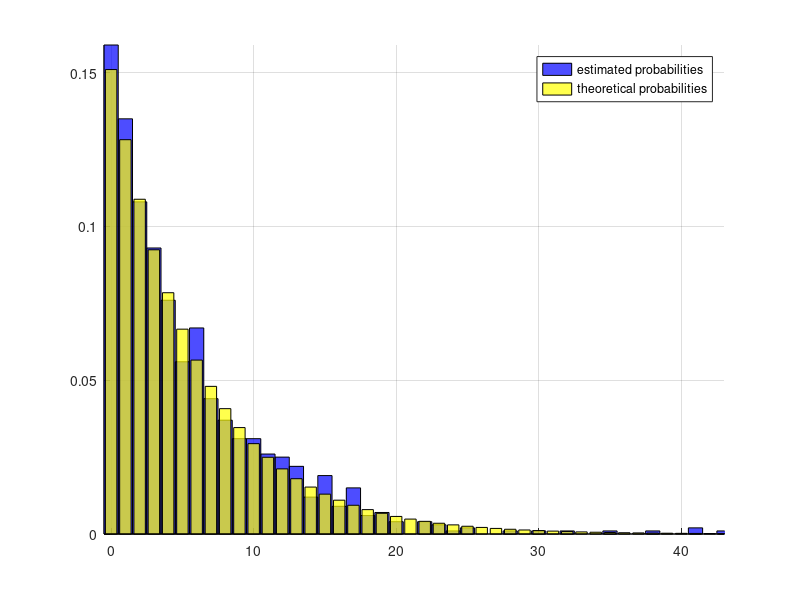

This figure's MATLAB source:
m=1000;

 x=zeros(1,m);

 for i=1:m

 cate_nr_castigatoare=hygernd(49,6,6);

 while cate_nr_castigatoare<2

 x(i)++;

 cate_nr_castigatoare=hygernd(49,6,6);

 end

 end

 clf;grid on; hold on;

 p=1-hygepdf(0,49,6,6)-hygepdf(1,49,6,6);

 N=histc(x,0:max(x));

 bar(0:max(x),N/m,'hist','FaceColor','b');

 bar(0:max(x),geopdf(0:max(x),p),'FaceColor','y');

 legend('estimated probabilities','theoretical probabilities');



set(findobj('type','patch'),'facealpha',0.7);



axis([-0.5 max(x) 0 max([p,N/m])]);